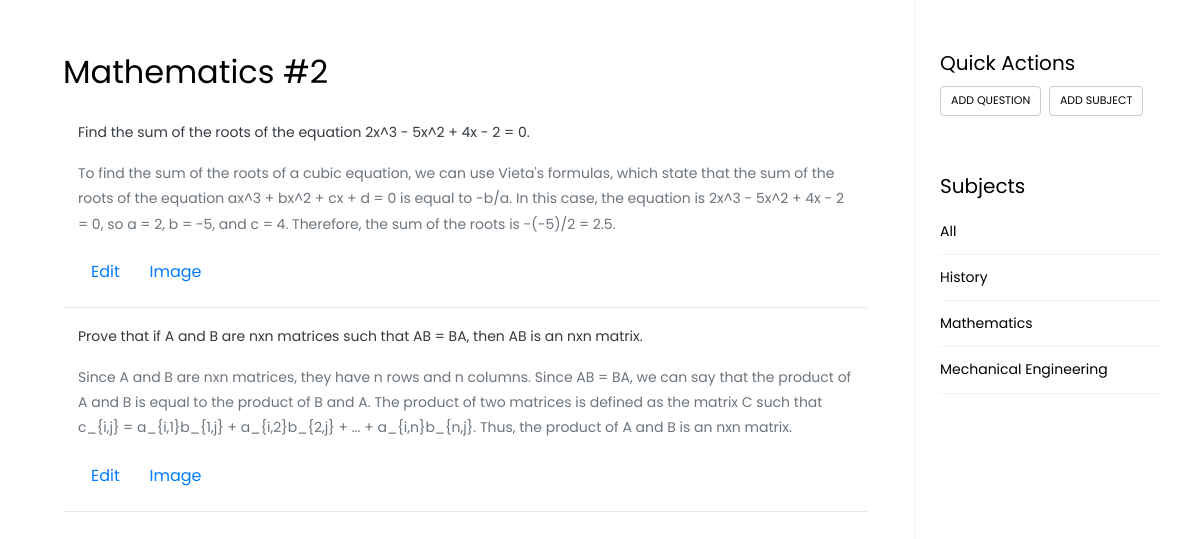
The page /subject/2 on the database its author committed.
### question/models.py (models this page shows, shortened)
class Subject(models.Model):
    name = models.CharField(max_length=100, verbose_name="Subject Name")
    description = models.TextField()

class Question(models.Model):
    subject = models.ForeignKey(Subject, on_delete=models.CASCADE)
    question = models.TextField()
    answer = models.TextField()
    image = models.ImageField(upload_to='images/', blank=True, null=True)

### question/views.py (the view)
# urls.py: path('subject/<int:subject_id>', subject_view, name='subject'),
def subject_view(request, subject_id):
    subjects = Subject.objects.all()
    questions = Question.objects.filter(subject=subject_id)
    subject =  Subject.objects.get(id=subject_id)
    question_count = questions.count()
    context = {
        'page_subject': subject.name,
        'subjects_list': subjects,
        'questions': questions,
        'question_count': question_count,
    }
    return render(request, 'questions.html', context)

### templates/questions.html (shortened to what this page needs)
{% extends 'base.html' %}
{% load static %}
{% block body %}
<div id="content" class="p-0 p-md-5 pt-5">
  <h2 class="mb-4">{{page_subject}} #{{question_count}}</h2>
  <div class="row">
    {%for question in questions %}
    <div class="col-sm-12">
      <div class="container">
        <p class="text-dark display-5">{{question.question}}</p>
        <p class="text-muted">{{question.answer}}</p>
        <p>
          <a href="{% url 'edit' question.id %}" class="btn text-primary">Edit</a>
          <a href="#" class="btn text-primary" data-toggle="collapse" data-target="#img{{question.id}}">Image</a>
        </p>
      </div>
      <hr />
    </div>
    {%endfor%}
  </div>
</div>
<nav id="sidebar">
  <div class="p-4 pt-5">
    <div class="mb-5">
      <h5>Quick Actions</h5>
      <div class="tagcloud">
        <a href="{% url 'add' %}" class="tag-cloud-link">Add Question</a>
        <a href="{% url 'add_subject' %}" class="tag-cloud-link">Add Subject</a>
      </div>
    </div>
    <h5>Subjects</h5>
    <ul class="list-unstyled components mb-5">
      <li>
        <a href="/">All</a>
      </li>
      {%for subject in subjects_list %}
      <li>
        <a href="{% url 'subject' subject.id %}">{{subject.name}}</a>
      </li>
      {%endfor%}
    </ul>
  </div>
</nav>
{%endblock%}

### rows shown on the page
Subject: name "Mathematics"
Question: question "Find the sum of the roots of the equation 2x^3 - 5x^2 + 4x - 2 = 0.", answer "To find the sum of the roots of a cubic equation, we can use Vieta's formulas, which state that the sum of the roots of the equation ax^3 + bx^2 + cx + d = 0 is equal to -b/a. In this case, the equation is 2x^3 - 5x^2 + 4x - 2 = 0, so a = 2, b = -5, and c = 4. Therefore, the sum of the roots is -(-5)/2 = 2.5."
Question: question "Prove that if A and B are nxn matrices such that AB = BA, then AB is an nxn matrix.", answer "Since A and B are nxn matrices, they have n rows and n columns. Since AB = BA, we can say that the product of A and B is equal to the product of B and A. The product of two matrices is defined as the matrix C such that c_{i,j} = a_{i,1}b_{1,j} + a_{i,2}b_{2,j} + ... + a_{i,n}b_{n,j}. Thus, the product of A and B is an nxn matrix."
Subject: name "History"
Subject: name "Mechanical Engineering"

### other values the page prints
{{ question_count }} "2"
